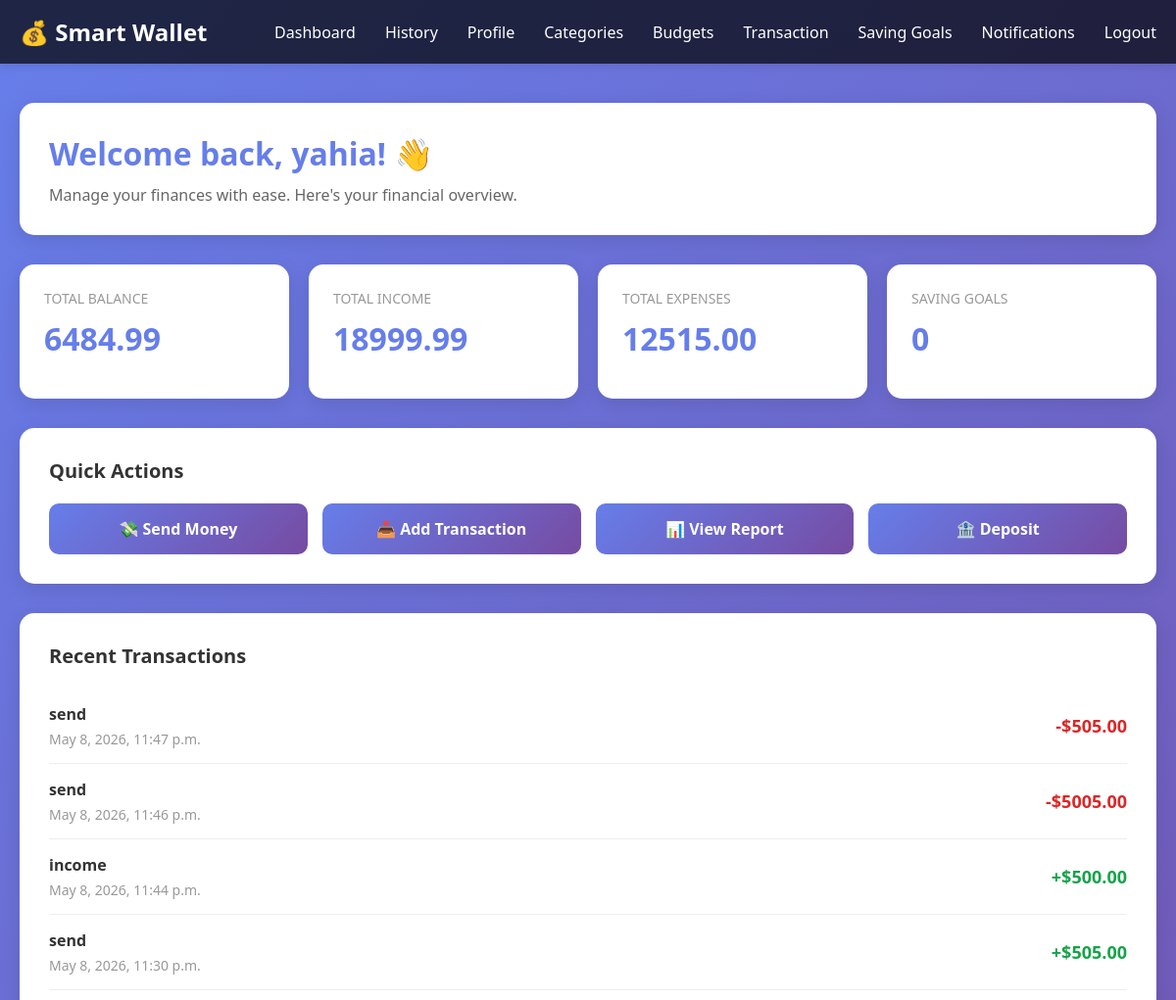
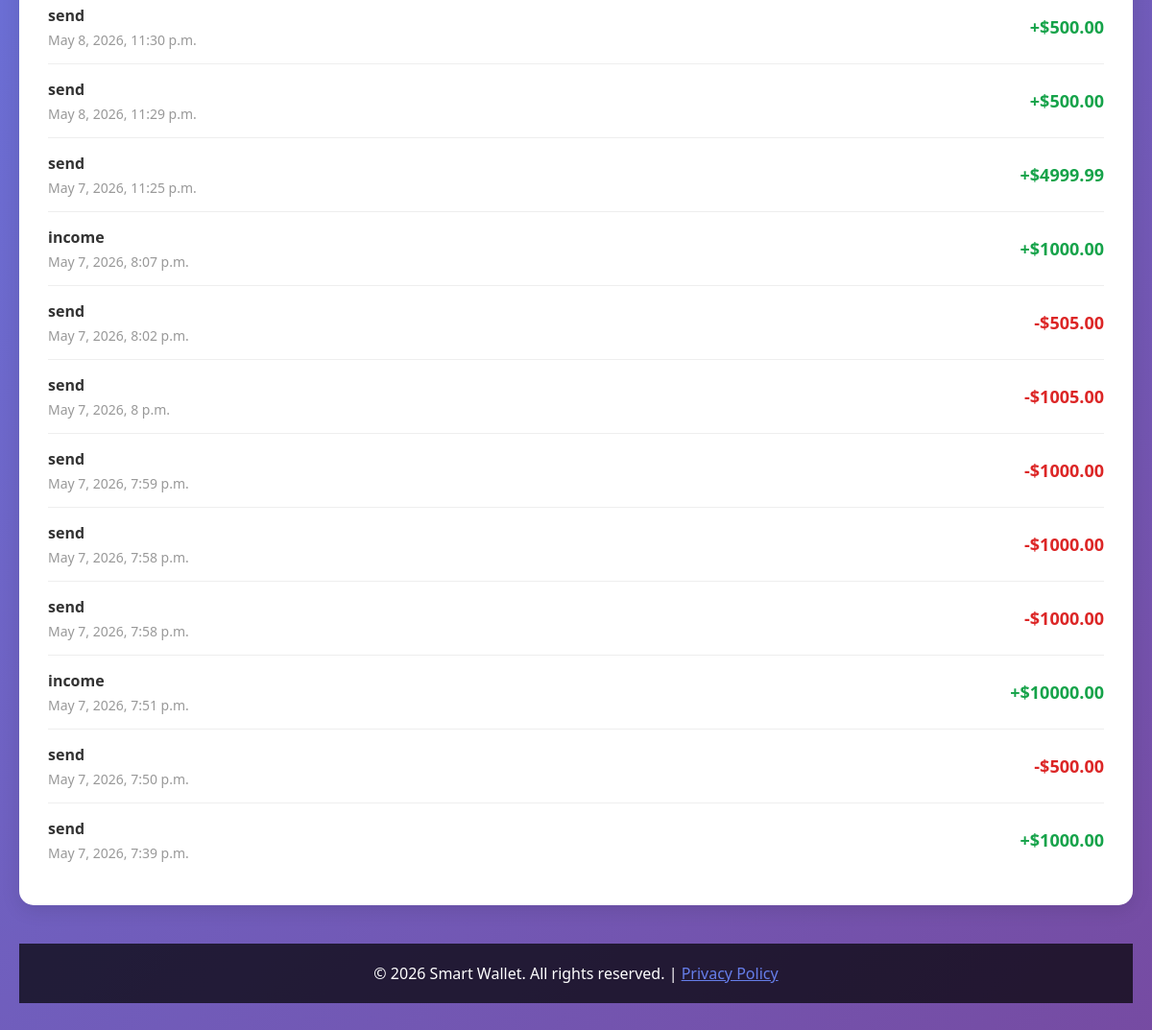
The page /user/home/ (signed in) on the database its author committed (2 pictures, top to bottom).
### user/models.py (models this page shows, shortened)
class WalletUser(AbstractUser):
    email = models.EmailField(unique=True)

### transactions/models.py (models this page shows, shortened)
class Transaction(models.Model):
    TYPE_CHOICES = [
        ('income' , 'Income'),
        ('expense', 'Expense'),
        ('saving' , 'Saving'),
        ('send'   , 'Sending')
    ]
    reciever = models.ForeignKey('user.Wallet',
        on_delete=models.CASCADE,
        null = True,
        blank = True)
    fee = models.DecimalField(max_digits=10,decimal_places=2,default=0)
    wallet = models.ForeignKey('user.Wallet', on_delete=models.CASCADE, related_name='transactions')
    amount = models.DecimalField(max_digits=10, decimal_places=2)
    type = models.CharField(max_length=10, choices=TYPE_CHOICES)
    date = models.DateTimeField(auto_now_add=True)
    description = models.TextField(null=True, blank=True)
    budget = models.ForeignKey(
    'Budget',
    on_delete=models.CASCADE,
    related_name='transactions',
    null=True,
    blank=True
    )
    saving_goals = models.ForeignKey('SavingGoals'
        ,on_delete=models.CASCADE
        ,related_name='transactions'
        ,null=True
        ,blank=True)

### user/views.py (the view)
# urls.py: path('home/', views.view_home, name='home'),
@login_required
def view_home(request):
    user = _get_current_user(request)
    if not user:
        return redirect('login')
    try:
        wallet = user.wallet
    except models.Wallet.DoesNotExist:
        return redirect('deposit')
    user.total_balance = wallet.total_balance
    user.total_income = wallet.total_income
    user.total_expense = wallet.total_expense
    user.saving_goals = Decimal('0')
    transaction = transactions_models.Transaction.objects.filter(Q (wallet=wallet) | Q(reciever=wallet)).order_by('-date')
    saving_gaols = transactions_models.SavingGoals.objects.filter(wallet=wallet).aggregate(total_saving=Sum('current_amount'))['total_saving'] or 0
    context = {
        'user': user,
        'wallet': wallet,
        'transaction': transaction,
        'saving_goals': saving_gaols,
    }
    return render(request, 'index.html', context)

### user/views.py (called while the page is built)
def _get_current_user(request):
    user = request.user if request.user.is_authenticated else None
    if not user:
        user_id = request.session.get('user_id')
        if user_id:
            user = User.objects.filter(id=user_id).first()
    if user and not user.first_name:
        user.first_name = user.username
    return user

### templates/index.html (shortened to what this page needs)
<!DOCTYPE html>
{% load static %}
<html lang="en">
<head>
    <link rel="stylesheet" href="{% static 'css/style.css' %}">
</head>
<body id="user-home-body">
    <header id="user-home-header">
        <nav id="user-home-nav">
            <div class="logo">💰 Smart Wallet</div>
            <ul class="nav-links">
                <li><a href="{% url 'home' %}">Dashboard</a></li>
                <li><a href="{% url 'transactions' %}">History</a></li>
                <li><a href="{% url 'profile' %}">Profile</a></li>
                <li><a href="{% url 'categories' %}">Categories</a></li>
                <li><a href="{% url 'budget' %}">Budgets</a></li>
                <li><a href="{% url 'add_transaction' %}">Transaction</a></li>
                <li><a href="{% url 'saving_goals' %}">Saving Goals</a></li>
                <li><a href="{% url 'notifications' %}">Notifications</a></li>
                <li><a href="{% url 'logout' %}">Logout</a></li>
            </ul>
        </nav>
    </header>
    <div class="container" id="user-home-container">
        <div class="welcome-section" id="user-home-welcome">
            <h1>Welcome back, {{user.first_name}}! 👋</h1>
            <p>Manage your finances with ease. Here's your financial overview.</p>
        </div>
        <div class="dashboard-grid">
            <div class="card">
                <div class="card-title">Total Balance</div>
                <div class="card-value">{{ user.total_balance }}</div>
            </div>
            <div class="card">
                <div class="card-title">Total income</div>
                <div class="card-value">{{ user.total_income }}</div>
            </div>
            <div class="card">
                <div class="card-title">Total Expenses</div>
                <div class="card-value">{{ user.total_expense }}</div>
            </div>
            <div class="card">
                <div class="card-title">Saving goals</div>
                <div class="card-value">{{ saving_goals }}</div>
            </div>
        </div>
        <div class="quick-actions" id="user-home-quick-actions">
            <h2>Quick Actions</h2>
            <div class="actions-grid">
                <a href="{% url 'send_money' %}" class="action-btn">💸 Send Money</a>
                <a href="{% url 'add_transaction' %}" class="action-btn">📥 Add Transaction</a>
                <a href="{% url 'view_report' %}" class="action-btn">📊 View Report</a>
                <a href="{% url 'deposit' %}" class="action-btn">🏦 Deposit</a>
            </div>
        </div>
        <div class="transactions-section">
    <h2>Recent Transactions</h2>
    <ul class="transaction-list">
        {% for t in transaction %}
        <li class="transaction-item">
            <div class="transaction-info">
                <div class="transaction-type">{{ t.type }}</div>
                <div class="transaction-date">{{ t.date }}</div>
            </div>
            <div class="transaction-amount {% if t.wallet == user.wallet and t.type != 'income'%}amount-negative{% else %}amount-positive{% endif %}">
                {% if t.wallet == user.wallet and t.type != 'income' %}-{% else %}+{% endif %}${{ t.amount|floatformat:2 }}
            </div>
        </li>
        {% empty %}
        <li>No transactions yet.</li>
        {% endfor %}
    </ul>
</div>
    <footer>
        <p>&copy; 2026 Smart Wallet. All rights reserved. | <a href="#privacy" style="color: #667eea;">Privacy Policy</a></p>
    </footer>
    </div>
</body>
</html>

### static/css/style.css (style rules this page uses)
* { margin: 0; padding: 0; box-sizing: border-box; }
#user-home-body { font-family: 'Segoe UI', Tahoma, Geneva, Verdana, sans-serif; background: linear-gradient(135deg, #667eea 0%, #764ba2 100%); min-height: 100vh; color: #333; }
#user-home-header { background-color: rgba(0, 0, 0, 0.7); padding: 1rem 0; box-shadow: 0 2px 10px rgba(0, 0, 0, 0.1); }
#user-home-nav { max-width: 1200px; margin: 0 auto; padding: 0 20px; display: flex; justify-content: space-between; align-items: center; }
.logo { font-size: 24px; font-weight: bold; color: #fff; }
.nav-links { display: flex; gap: 30px; list-style: none; }
.nav-links a { color: #fff; text-decoration: none; transition: color 0.3s; }
.container { max-width: 1200px; margin: 0 auto; padding: 40px 20px; }
.welcome-section { background: white; border-radius: 15px; padding: 30px; margin-bottom: 30px; box-shadow: 0 5px 20px rgba(0, 0, 0, 0.1); }
.welcome-section h1 { color: #667eea; margin-bottom: 10px; }
.welcome-section p { color: #666; font-size: 16px; }
.dashboard-grid { display: grid; grid-template-columns: repeat(auto-fit, minmax(250px, 1fr)); gap: 20px; margin-bottom: 30px; }
.card { background: white; border-radius: 15px; padding: 25px; box-shadow: 0 5px 20px rgba(0, 0, 0, 0.1); transition: transform 0.3s, box-shadow 0.3s; }
.card-title { font-size: 14px; color: #999; text-transform: uppercase; margin-bottom: 10px; }
.card-value { font-size: 32px; font-weight: bold; color: #667eea; margin-bottom: 15px; }
.quick-actions { background: white; border-radius: 15px; padding: 30px; margin-bottom: 30px; box-shadow: 0 5px 20px rgba(0, 0, 0, 0.1); }
.quick-actions h2 { color: #333; margin-bottom: 20px; font-size: 20px; }
.actions-grid { display: grid; grid-template-columns: repeat(auto-fit, minmax(180px, 1fr)); gap: 15px; }
.action-btn { padding: 15px 20px; background: linear-gradient(135deg, #667eea 0%, #764ba2 100%); color: white; border: none; border-radius: 10px; cursor: pointer; font-size: 16px; font-weight: 600; transition: transform 0.2s, box-shadow 0.2s; text-decoration: none; display: inline-block; text-align: center; }
.transactions-section { background: white; border-radius: 15px; padding: 30px; box-shadow: 0 5px 20px rgba(0, 0, 0, 0.1); }
.transactions-section h2 { color: #333; margin-bottom: 20px; font-size: 20px; }
.transaction-list { list-style: none; }
.transaction-item { display: flex; justify-content: space-between; align-items: center; padding: 15px 0; border-bottom: 1px solid #eee; }
.transaction-item:last-child { border-bottom: none; }
.transaction-info { flex: 1; }
.transaction-type { font-weight: 600; color: #333; margin-bottom: 5px; }
.transaction-date { color: #999; font-size: 14px; }
.transaction-amount { font-size: 18px; font-weight: bold; }
.amount-positive { color: #27ae60; }
.amount-negative { color: #e74c3c; }
footer { background-color: rgba(0, 0, 0, 0.7); color: #fff; text-align: center; padding: 20px; margin-top: 40px; }
#user-home-container { max-width: 1200px; margin: 0 auto; padding: 40px 20px; }
.amount-positive { color: #16a34a; font-weight: 600; }
.amount-negative { color: #dc2626; font-weight: 600; }

### rows shown on the page
WalletUser: first_name "yahia", total_balance "6484.99", total_income "18999.99", total_expense "12515.00"
Transaction: type "send", date "May 8, 2026, 11:47 p.m.", amount "505.00"
Transaction: type "send", date "May 8, 2026, 11:46 p.m.", amount "5005.00"
Transaction: type "income", date "May 8, 2026, 11:44 p.m.", amount "500.00"
Transaction: type "send", date "May 8, 2026, 11:30 p.m.", amount "505.00"
Transaction: type "send", date "May 8, 2026, 11:30 p.m.", amount "500.00"
Transaction: type "send", date "May 8, 2026, 11:29 p.m.", amount "500.00"
Transaction: type "send", date "May 7, 2026, 11:25 p.m.", amount "4999.99"
Transaction: type "income", date "May 7, 2026, 8:07 p.m.", amount "1000.00"
Transaction: type "send", date "May 7, 2026, 8:02 p.m.", amount "505.00"
Transaction: type "send", date "May 7, 2026, 8 p.m.", amount "1005.00"
Transaction: type "send", date "May 7, 2026, 7:59 p.m.", amount "1000.00"
Transaction: type "send", date "May 7, 2026, 7:58 p.m.", amount "1000.00"
Transaction: type "send", date "May 7, 2026, 7:58 p.m.", amount "1000.00"
Transaction: type "income", date "May 7, 2026, 7:51 p.m.", amount "10000.00"
Transaction: type "send", date "May 7, 2026, 7:50 p.m.", amount "500.00"
Transaction: type "send", date "May 7, 2026, 7:39 p.m.", amount "1000.00"

### other values the page prints
{{ saving_goals }} "0"
